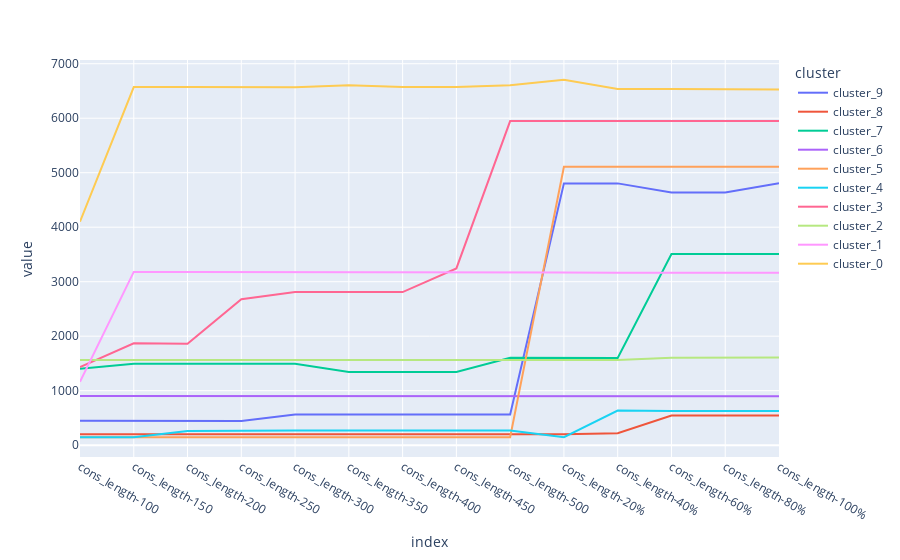

Notebook code cell kept with this figure:
### Code cell
fig = px.line(cons_length)
fig.show()

### Figure 1 — Plotly figure (JSON) as saved in the notebook; plotly's stock layout.template omitted (floating-point values rounded to 4 significant figures)
{"data": [{"hovertemplate": "cluster=cluster_9<br>index=%{x}<br>value=%{y}<extra></extra>", "legendgroup": "cluster_9", "line": {"color": "#636efa", "dash": "solid"}, "marker": {"symbol": "circle"}, "mode": "lines", "name": "cluster_9", "orientation": "v", "showlegend": true, "type": "scatter", "x": ["cons_length-100", "cons_length-150", "cons_length-200", "cons_length-250", "cons_length-300", "cons_length-350", "cons_length-400", "cons_length-450", "cons_length-500", "cons_length-20%", "cons_length-40%", "cons_length-60%", "cons_length-80%", "cons_length-100%"], "xaxis": "x", "y": [446, 446, 446, 444, 562, 562, 562, 562, 562, 4804, 4804, 4636, 4636, 4805], "yaxis": "y"}, {"hovertemplate": "cluster=cluster_8<br>index=%{x}<br>value=%{y}<extra></extra>", "legendgroup": "cluster_8", "line": {"color": "#EF553B", "dash": "solid"}, "marker": {"symbol": "circle"}, "mode": "lines", "name": "cluster_8", "orientation": "v", "showlegend": true, "type": "scatter", "x": ["cons_length-100", "cons_length-150", "cons_length-200", "cons_length-250", "cons_length-300", "cons_length-350", "cons_length-400", "cons_length-450", "cons_length-500", "cons_length-20%", "cons_length-40%", "cons_length-60%", "cons_length-80%", "cons_length-100%"], "xaxis": "x", "y": [202, 202, 202, 202, 202, 202, 202, 202, 202, 202, 220, 543, 543, 543], "yaxis": "y"}, {"hovertemplate": "cluster=cluster_7<br>index=%{x}<br>value=%{y}<extra></extra>", "legendgroup": "cluster_7", "line": {"color": "#00cc96", "dash": "solid"}, "marker": {"symbol": "circle"}, "mode": "lines", "name": "cluster_7", "orientation": "v", "showlegend": true, "type": "scatter", "x": ["cons_length-100", "cons_length-150", "cons_length-200", "cons_length-250", "cons_length-300", "cons_length-350", "cons_length-400", "cons_length-450", "cons_length-500", "cons_length-20%", "cons_length-40%", "cons_length-60%", "cons_length-80%", "cons_length-100%"], "xaxis": "x", "y": [1403, 1493, 1492, 1495, 1494, 1343, 1343, 1343, 1604, 1601, 1601, 3509, 3509, 3509], "yaxis": "y"}, {"hovertemplate": "cluster=cluster_6<br>index=%{x}<br>value=%{y}<extra></extra>", "legendgroup": "cluster_6", "line": {"color": "#ab63fa", "dash": "solid"}, "marker": {"symbol": "circle"}, "mode": "lines", "name": "cluster_6", "orientation": "v", "showlegend": true, "type": "scatter", "x": ["cons_length-100", "cons_length-150", "cons_length-200", "cons_length-250", "cons_length-300", "cons_length-350", "cons_length-400", "cons_length-450", "cons_length-500", "cons_length-20%", "cons_length-40%", "cons_length-60%", "cons_length-80%", "cons_length-100%"], "xaxis": "x", "y": [900, 899, 899, 899, 899, 899, 899, 899, 899, 897, 897, 897, 897, 899], "yaxis": "y"}, {"hovertemplate": "cluster=cluster_5<br>index=%{x}<br>value=%{y}<extra></extra>", "legendgroup": "cluster_5", "line": {"color": "#FFA15A", "dash": "solid"}, "marker": {"symbol": "circle"}, "mode": "lines", "name": "cluster_5", "orientation": "v", "showlegend": true, "type": "scatter", "x": ["cons_length-100", "cons_length-150", "cons_length-200", "cons_length-250", "cons_length-300", "cons_length-350", "cons_length-400", "cons_length-450", "cons_length-500", "cons_length-20%", "cons_length-40%", "cons_length-60%", "cons_length-80%", "cons_length-100%"], "xaxis": "x", "y": [147, 147, 147, 147, 147, 147, 147, 147, 147, 5109, 5109, 5109, 5109, 5109], "yaxis": "y"}, {"hovertemplate": "cluster=cluster_4<br>index=%{x}<br>value=%{y}<extra></extra>", "legendgroup": "cluster_4", "line": {"color": "#19d3f3", "dash": "solid"}, "marker": {"symbol": "circle"}, "mode": "lines", "name": "cluster_4", "orientation": "v", "showlegend": true, "type": "scatter", "x": ["cons_length-100", "cons_length-150", "cons_length-200", "cons_length-250", "cons_length-300", "cons_length-350", "cons_length-400", "cons_length-450", "cons_length-500", "cons_length-20%", "cons_length-40%", "cons_length-60%", "cons_length-80%", "cons_length-100%"], "xaxis": "x", "y": [147, 147, 260, 270, 270, 270, 270, 270, 270, 147, 634, 625, 625, 625], "yaxis": "y"}, {"hovertemplate": "cluster=cluster_3<br>index=%{x}<br>value=%{y}<extra></extra>", "legendgroup": "cluster_3", "line": {"color": "#FF6692", "dash": "solid"}, "marker": {"symbol": "circle"}, "mode": "lines", "name": "cluster_3", "orientation": "v", "showlegend": true, "type": "scatter", "x": ["cons_length-100", "cons_length-150", "cons_length-200", "cons_length-250", "cons_length-300", "cons_length-350", "cons_length-400", "cons_length-450", "cons_length-500", "cons_length-20%", "cons_length-40%", "cons_length-60%", "cons_length-80%", "cons_length-100%"], "xaxis": "x", "y": [1433, 1869, 1862, 2678, 2810, 2810, 2809, 3244, 5947, 5948, 5947, 5947, 5947, 5947], "yaxis": "y"}, {"hovertemplate": "cluster=cluster_2<br>index=%{x}<br>value=%{y}<extra></extra>", "legendgroup": "cluster_2", "line": {"color": "#B6E880", "dash": "solid"}, "marker": {"symbol": "circle"}, "mode": "lines", "name": "cluster_2", "orientation": "v", "showlegend": true, "type": "scatter", "x": ["cons_length-100", "cons_length-150", "cons_length-200", "cons_length-250", "cons_length-300", "cons_length-350", "cons_length-400", "cons_length-450", "cons_length-500", "cons_length-20%", "cons_length-40%", "cons_length-60%", "cons_length-80%", "cons_length-100%"], "xaxis": "x", "y": [1562, 1561, 1561, 1561, 1561, 1561, 1561, 1561, 1561, 1561, 1561, 1603, 1610, 1608], "yaxis": "y"}, {"hovertemplate": "cluster=cluster_1<br>index=%{x}<br>value=%{y}<extra></extra>", "legendgroup": "cluster_1", "line": {"color": "#FF97FF", "dash": "solid"}, "marker": {"symbol": "circle"}, "mode": "lines", "name": "cluster_1", "orientation": "v", "showlegend": true, "type": "scatter", "x": ["cons_length-100", "cons_length-150", "cons_length-200", "cons_length-250", "cons_length-300", "cons_length-350", "cons_length-400", "cons_length-450", "cons_length-500", "cons_length-20%", "cons_length-40%", "cons_length-60%", "cons_length-80%", "cons_length-100%"], "xaxis": "x", "y": [1164, 3180, 3180, 3180, 3180, 3180, 3180, 3180, 3180, 3169, 3162, 3162, 3162, 3162], "yaxis": "y"}, {"hovertemplate": "cluster=cluster_0<br>index=%{x}<br>value=%{y}<extra></extra>", "legendgroup": "cluster_0", "line": {"color": "#FECB52", "dash": "solid"}, "marker": {"symbol": "circle"}, "mode": "lines", "name": "cluster_0", "orientation": "v", "showlegend": true, "type": "scatter", "x": ["cons_length-100", "cons_length-150", "cons_length-200", "cons_length-250", "cons_length-300", "cons_length-350", "cons_length-400", "cons_length-450", "cons_length-500", "cons_length-20%", "cons_length-40%", "cons_length-60%", "cons_length-80%", "cons_length-100%"], "xaxis": "x", "y": [4102, 6571, 6571, 6571, 6570, 6604, 6572, 6571, 6603, 6704, 6534, 6534, 6527, 6527], "yaxis": "y"}], "layout": {"legend": {"title": {"text": "cluster"}, "tracegroupgap": 0}, "margin": {"t": 60}, "xaxis": {"anchor": "y", "domain": [0, 1], "title": {"text": "index"}}, "yaxis": {"anchor": "x", "domain": [0, 1], "title": {"text": "value"}}}}
